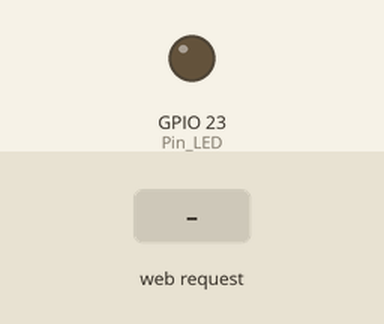
Bench run of a program on a simulated Raspberry Pi (BCM pin numbers). Parts: output pins drawn as LEDs (lit = HIGH). Dashed ring = blinking. The inputs (shaded band) are chosen by the test bench. What the program prints to the terminal is not drawn.

Above: at 1.2 s.
1.3 s: HTTP request for /blink received
At 2.1 s:
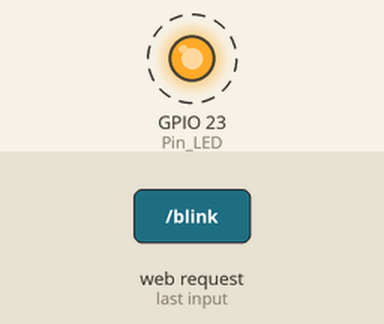
Timing chart, 0 to 10.3 s (numbered marks = the images above; inputs shaded):
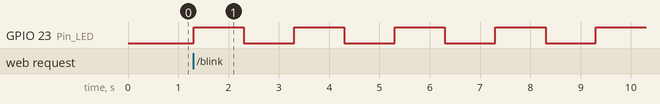

Measured:
- after the input at 1.3 s, GPIO 23 (Pin_LED): alternates HIGH for 1.0 s and LOW for 1.0 s, starting at once

The program:

LED_ONOFF2.py
```python
from flask import Flask
import RPi.GPIO as GPIO
import signal
import time

Pin_LED=23
GPIO.setmode(GPIO.BCM)
GPIO.setup(Pin_LED, GPIO.OUT, initial=GPIO.LOW)

def Terminate(n, p):
	GPIO.cleanup()
	print("웹 서비스를 종료합니다.")
	exit()

signal.signal(signal.SIGINT, Terminate)

app = Flask(__name__)

@app.route("/")
def Start():
	return "여기는LED TEST Page입니다..."

@app.route("/on")
def Test1():
	GPIO.output(Pin_LED, GPIO.HIGH)
	return "LED ON..."

@app.route("/off")
def Test2():
	GPIO.output(Pin_LED, GPIO.LOW)
	return "LED OFF..."

@app.route("/blink")
def Test3():
	for i in range(10):
		GPIO.output(Pin_LED, 1)
		time.sleep(1)
		GPIO.output(Pin_LED, 0)
		time.sleep(1)
	return "LED 10번 깜빡..."


if __name__ == "__main__":
	app.run(host="0.0.0.0",  port=80 )
```
